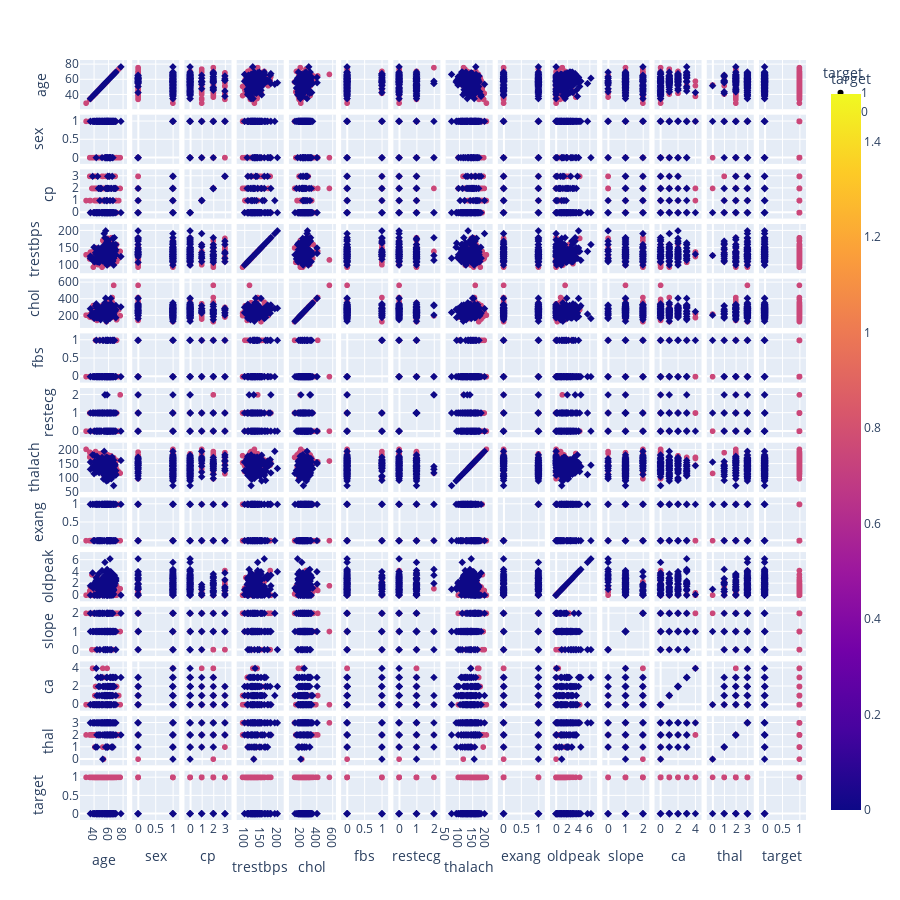

The notebook cell saved with this chart:
### Code cell
fig = px.scatter_matrix(heart_df_raw,
                    color="target", symbol="target",)
fig.update_layout(
    width=900,
    height=900,
)
fig.show()

### Figure 1 — Plotly figure (JSON) as saved in the notebook; plotly's stock layout.template omitted (floating-point values rounded to 4 significant figures; data arrays with more than 128 entries replaced by an {"elided": "..."} marker saying what was removed)
{"data": [{"dimensions": [{"axis": {"matches": true}, "label": "age", "values": {"elided": "165 int values"}}, {"axis": {"matches": true}, "label": "sex", "values": {"elided": "165 int values"}}, {"axis": {"matches": true}, "label": "cp", "values": {"elided": "165 int values"}}, {"axis": {"matches": true}, "label": "trestbps", "values": {"elided": "165 int values"}}, {"axis": {"matches": true}, "label": "chol", "values": {"elided": "165 int values"}}, {"axis": {"matches": true}, "label": "fbs", "values": {"elided": "165 int values"}}, {"axis": {"matches": true}, "label": "restecg", "values": {"elided": "165 int values"}}, {"axis": {"matches": true}, "label": "thalach", "values": {"elided": "165 int values"}}, {"axis": {"matches": true}, "label": "exang", "values": {"elided": "165 int values"}}, {"axis": {"matches": true}, "label": "oldpeak", "values": {"elided": "165 float values"}}, {"axis": {"matches": true}, "label": "slope", "values": {"elided": "165 int values"}}, {"axis": {"matches": true}, "label": "ca", "values": {"elided": "165 int values"}}, {"axis": {"matches": true}, "label": "thal", "values": {"elided": "165 int values"}}, {"axis": {"matches": true}, "label": "target", "values": {"elided": "165 int values"}}], "hovertemplate": "target=%{marker.color}<br>%{xaxis.title.text}=%{x}<br>%{yaxis.title.text}=%{y}<extra></extra>", "legendgroup": "1", "marker": {"color": {"elided": "165 int values"}, "coloraxis": "coloraxis", "symbol": "circle"}, "name": "1", "showlegend": true, "type": "splom"}, {"dimensions": [{"axis": {"matches": true}, "label": "age", "values": {"elided": "138 int values"}}, {"axis": {"matches": true}, "label": "sex", "values": {"elided": "138 int values"}}, {"axis": {"matches": true}, "label": "cp", "values": {"elided": "138 int values"}}, {"axis": {"matches": true}, "label": "trestbps", "values": {"elided": "138 int values"}}, {"axis": {"matches": true}, "label": "chol", "values": {"elided": "138 int values"}}, {"axis": {"matches": true}, "label": "fbs", "values": {"elided": "138 int values"}}, {"axis": {"matches": true}, "label": "restecg", "values": {"elided": "138 int values"}}, {"axis": {"matches": true}, "label": "thalach", "values": {"elided": "138 int values"}}, {"axis": {"matches": true}, "label": "exang", "values": {"elided": "138 int values"}}, {"axis": {"matches": true}, "label": "oldpeak", "values": {"elided": "138 float values"}}, {"axis": {"matches": true}, "label": "slope", "values": {"elided": "138 int values"}}, {"axis": {"matches": true}, "label": "ca", "values": {"elided": "138 int values"}}, {"axis": {"matches": true}, "label": "thal", "values": {"elided": "138 int values"}}, {"axis": {"matches": true}, "label": "target", "values": {"elided": "138 int values"}}], "hovertemplate": "target=%{marker.color}<br>%{xaxis.title.text}=%{x}<br>%{yaxis.title.text}=%{y}<extra></extra>", "legendgroup": "0", "marker": {"color": {"elided": "138 int values"}, "coloraxis": "coloraxis", "symbol": "diamond"}, "name": "0", "showlegend": true, "type": "splom"}], "layout": {"coloraxis": {"colorbar": {"title": {"text": "target"}}, "colorscale": [[0, "#0d0887"], [0.1111, "#46039f"], [0.2222, "#7201a8"], [0.3333, "#9c179e"], [0.4444, "#bd3786"], [0.5556, "#d8576b"], [0.6667, "#ed7953"], [0.7778, "#fb9f3a"], [0.8889, "#fdca26"], [1, "#f0f921"]]}, "dragmode": "select", "height": 900, "legend": {"title": {"text": "target"}, "tracegroupgap": 0}, "margin": {"t": 60}, "width": 900}}
